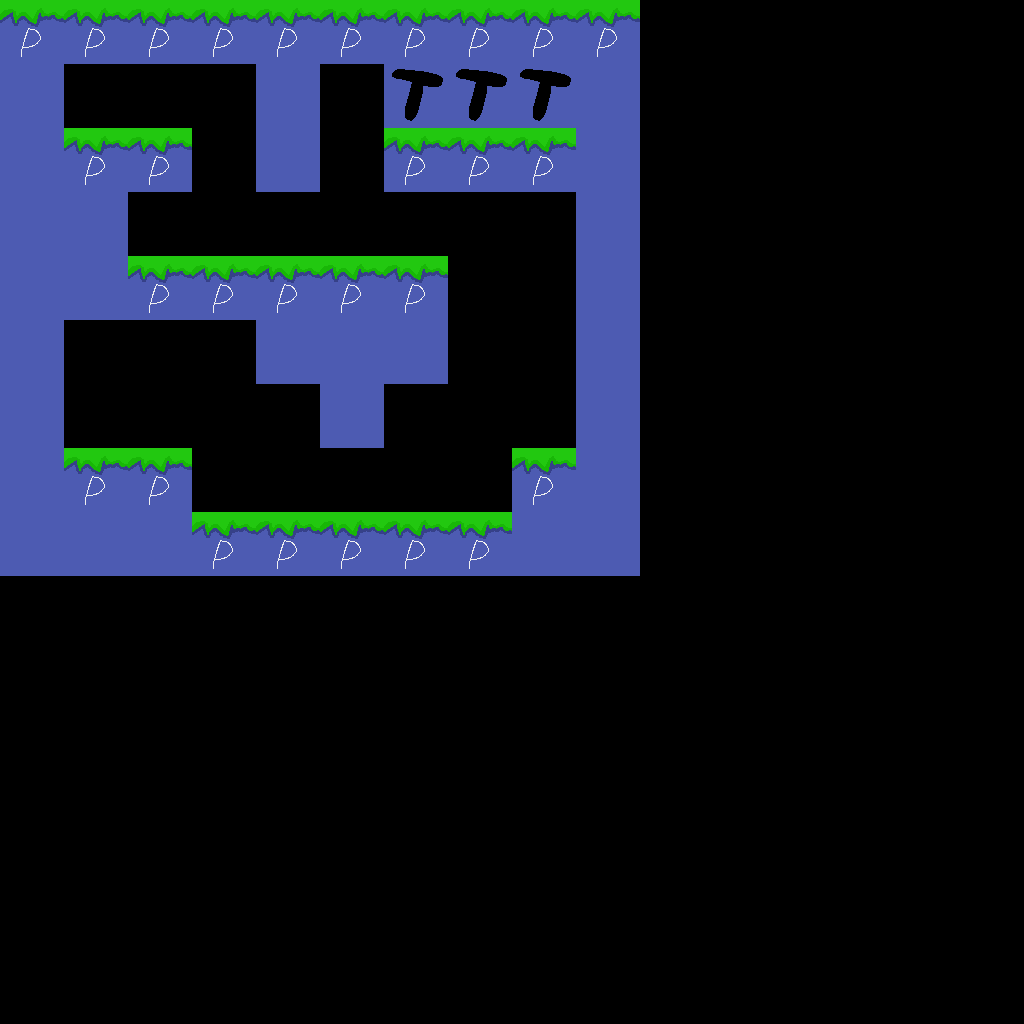

Tiled map render using the project's own tile images. Description and the whole map definition, tile-layer contents included, below:
An orthogonal 16x16 tile map with 64x64 px tiles, 1 tile layer (Tile Layer 1).

<map version="1.10" tiledversion="1.12.2" orientation="orthogonal" renderorder="right-down" width="16" height="16" tilewidth="64" tileheight="64" infinite="0" nextlayerid="2" nextobjectid="1">
 <editorsettings>
  <export target="../levels/level1.csv" format="csv" />
 </editorsettings>
 <tileset firstgid="1" source="spritesheet.tsx" />
 <layer id="1" name="Tile Layer 1" width="16" height="16">
  <data encoding="csv">
2,2,2,2,2,2,2,2,2,2,0,0,0,0,0,0,
1,0,0,0,1,0,3,3,3,1,0,0,0,0,0,0,
1,2,2,0,1,0,2,2,2,1,0,0,0,0,0,0,
1,1,0,0,0,0,0,0,0,1,0,0,0,0,0,0,
1,1,2,2,2,2,2,0,0,1,0,0,0,0,0,0,
1,0,0,0,1,1,1,0,0,1,0,0,0,0,0,0,
1,0,0,0,0,1,0,0,0,1,0,0,0,0,0,0,
1,2,2,0,0,0,0,0,2,1,0,0,0,0,0,0,
1,1,1,2,2,2,2,2,1,1,0,0,0,0,0,0,
0,0,0,0,0,0,0,0,0,0,0,0,0,0,0,0,
0,0,0,0,0,0,0,0,0,0,0,0,0,0,0,0,
0,0,0,0,0,0,0,0,0,0,0,0,0,0,0,0,
0,0,0,0,0,0,0,0,0,0,0,0,0,0,0,0,
0,0,0,0,0,0,0,0,0,0,0,0,0,0,0,0,
0,0,0,0,0,0,0,0,0,0,0,0,0,0,0,0,
0,0,0,0,0,0,0,0,0,0,0,0,0,0,0,0
</data>
 </layer>
</map>
